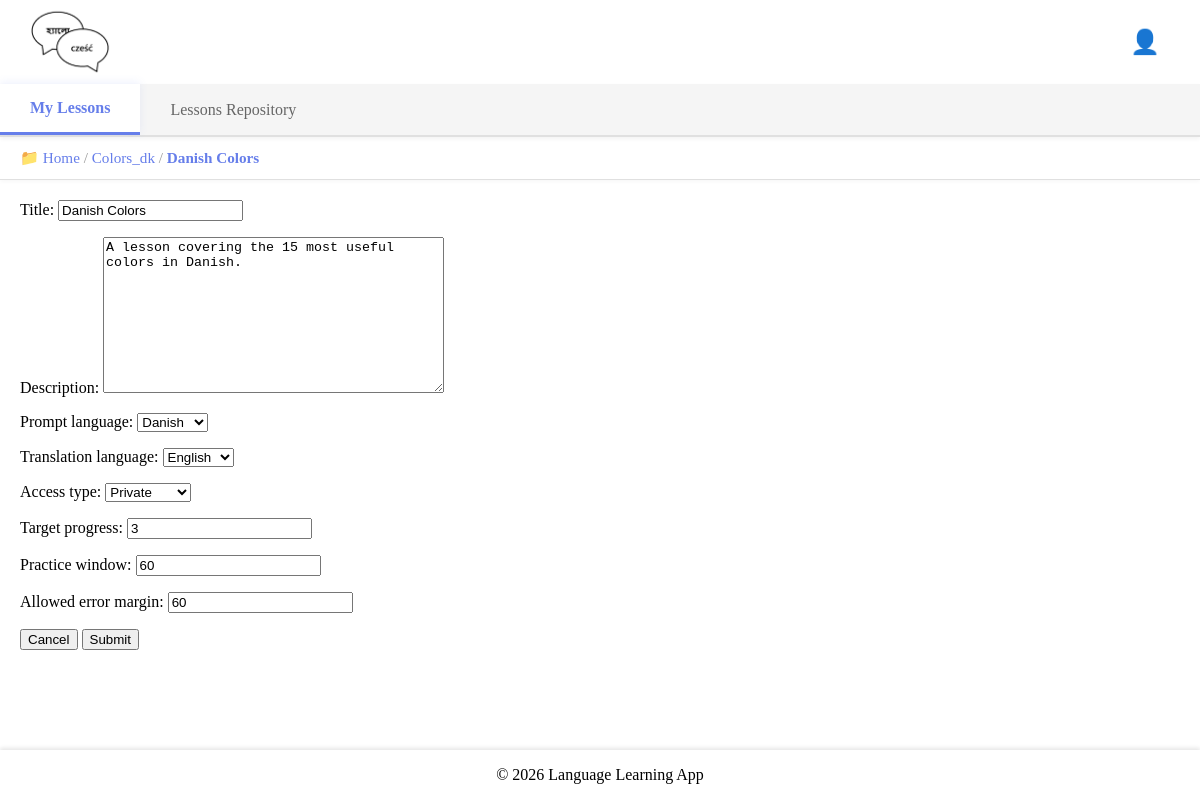
/edit_lesson/151/ (signed in), run on an earlier commit of the app's database.
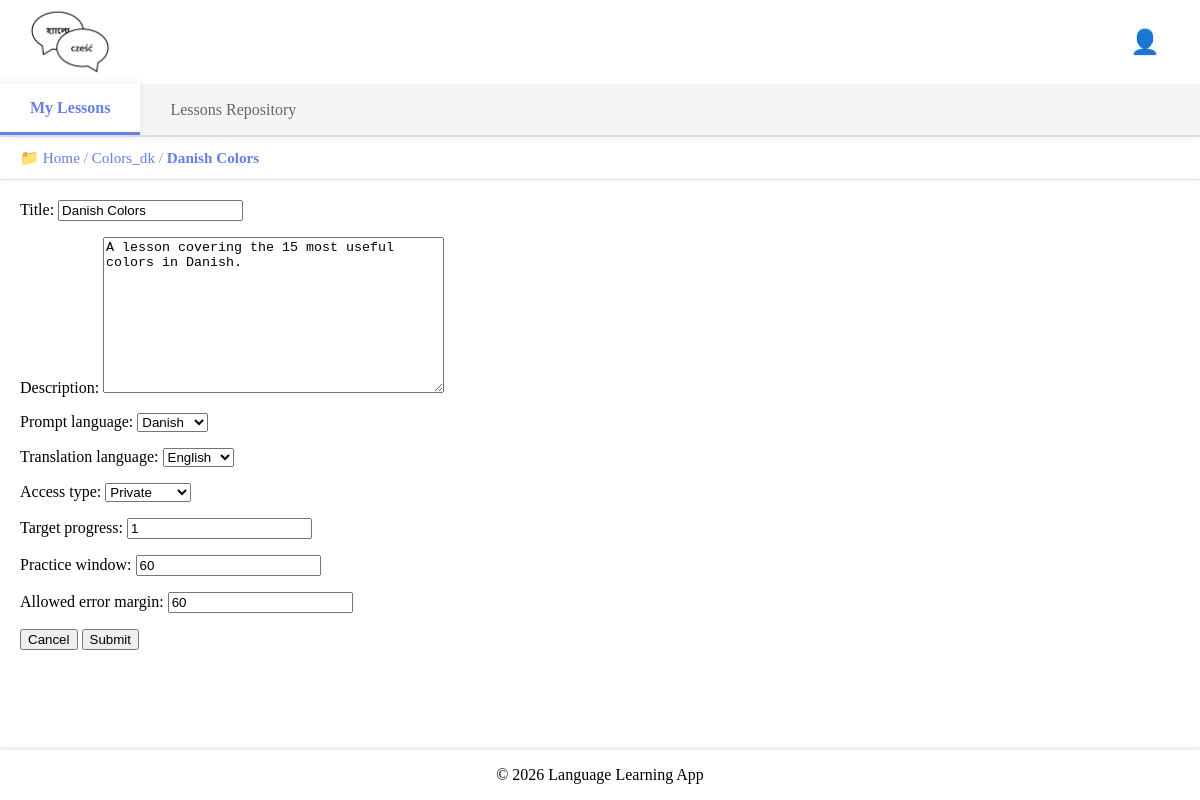
And on a later commit of the database.
### base/models.py (models this page shows, shortened)
class UserLesson(models.Model):
    user = models.ForeignKey(User, on_delete=models.CASCADE)
    lesson = models.ForeignKey(Lesson, on_delete=models.CASCADE)
    directory = models.ForeignKey(
        "UserDirectory",
        on_delete=models.SET_NULL,
        null=True,
        blank=True,
        related_name="lessons",
    )
    target_progress = models.PositiveIntegerField(
        default=3, validators=[MinValueValidator(1)]
    )
    practice_window = models.PositiveIntegerField(
        default=10, validators=[MinValueValidator(1)]
    )
    allowed_error_margin = models.PositiveIntegerField(
        default=0, validators=[MinValueValidator(0)]
    )
    class Meta:
        unique_together = ("user", "lesson")

class Lesson(models.Model):
    title = models.CharField(max_length=255)
    description = models.TextField(
        blank=True, help_text="Brief description of the lesson."
    )
    prompt_language = models.ForeignKey(
        Language, on_delete=models.CASCADE, related_name="prompt_lessons"
    )
    translation_language = models.ForeignKey(
        Language, on_delete=models.CASCADE, related_name="translation_lessons"
    )
    author = models.ForeignKey(
        User,
        on_delete=models.CASCADE,
        related_name="authored_lessons",
    )
    changes_log = models.TextField(
        blank=True, help_text="Log of changes made to this lesson."
    )
    access_type = models.ForeignKey(AccessType, on_delete=models.PROTECT, default=1)
    original_lesson = models.ForeignKey(
        "self", null=True, blank=True, on_delete=models.SET_NULL
    )
    updated = models.DateTimeField(auto_now=True)
    created = models.DateTimeField(auto_now_add=True)

### base/views.py (the view, shortened to what this page needs)
# urls.py: path("edit_lesson/<int:my_lesson_id>/", views.editLesson, name="edit-lesson"),
@login_required(login_url="login")
@transaction.atomic
def editLesson(request, my_lesson_id):
    myLesson = UserLesson.objects.select_related(
        "lesson", "lesson__author", "lesson__access_type",
        "lesson__prompt_language", "lesson__translation_language"
    ).filter(id=my_lesson_id).first()
    if not myLesson:
        return HttpResponse("You do not have this lesson.", status=404)
    if request.user.id != myLesson.user.id and not request.user.is_superuser:
        return HttpResponse("You are not allowed here!", status=403)
    if request.user != myLesson.lesson.author:
        return HttpResponse("You do not have rights to edit this lesson!", status=403)
    lesson_instance = myLesson.lesson
    edit_user_lesson_form = UserLessonForm(
        instance=myLesson, lesson_instance=lesson_instance
    )
    original_data = {
        "title": lesson_instance.title,
        "description": lesson_instance.description,
        "prompt_language": lesson_instance.prompt_language,
        "translation_language": lesson_instance.translation_language,
        "access_type": lesson_instance.access_type,
        "target_progress": myLesson.target_progress,
        "practice_window": myLesson.practice_window,
        "allowed_error_margin": myLesson.allowed_error_margin,
    }
    current_directory = myLesson.directory
    if not current_directory:
        current_directory = UserDirectory.get_or_create_root_directory(request.user)
    breadcrumb_path = current_directory.get_path()
    context = {
        "edit_user_lesson_form": edit_user_lesson_form,
        "my_lesson": myLesson,
        "current_directory": current_directory,
        "breadcrumb_path": breadcrumb_path,
        "breadcrumb_lesson": myLesson,
    }
    return render(request, "base/authenticated/my_lessons/lesson_utils/edit_lesson.html", context)

### base/models.py (called while the page is built)
    def __str__(self):
        return self.get_name_display()

    def __str__(self):
        return self.name

    def get_path(self):
        path = []
        current = self
        visited = set()
        while current is not None:
            if current.id in visited:
                break
            visited.add(current.id)
            path.insert(0, current)
            current = current.parent_directory
        return path

### base/templates/base/authenticated/my_lessons/lesson_utils/edit_lesson.html (shortened to what this page needs)
{% extends 'base/layouts/my_lessons_layout.html' %}
{% block tab_content %}
<form method="POST" action="">
    {{ edit_user_lesson_form.as_p }}
    <button type="button" onclick="window.location.href='{{ request.META.HTTP_REFERER }}'" style="display:inline;">Cancel</button>
    <input type="submit" value="Submit" />
</form>
{% endblock tab_content %}

### base/templates/base/layouts/includes/breadcrumb.html (shortened to what this page needs)
<nav class="breadcrumb-nav">
    <span>📁 </span>
    {% for dir in breadcrumb_path %}
        {% if dir.is_root %}
            <a href="{% url 'my-lessons' %}">{{ dir.name }}</a>
        {% else %}
            <a href="{% url 'my-lessons-directory' dir.id %}">{{ dir.name }}</a>
        {% endif %}
        {% if not forloop.last or breadcrumb_lesson %}
            <span> / </span>
        {% endif %}
    {% endfor %}
    {% if breadcrumb_lesson %}
        <a href="{% url 'my-lesson-details' breadcrumb_lesson.id %}" style="font-weight: bold;">{{ breadcrumb_lesson.lesson.title }}</a>
    {% endif %}
</nav>

What changed in the data, as far as the page shows it:
changed UserLesson "Danish Colors": target_progress "3" → "1"
